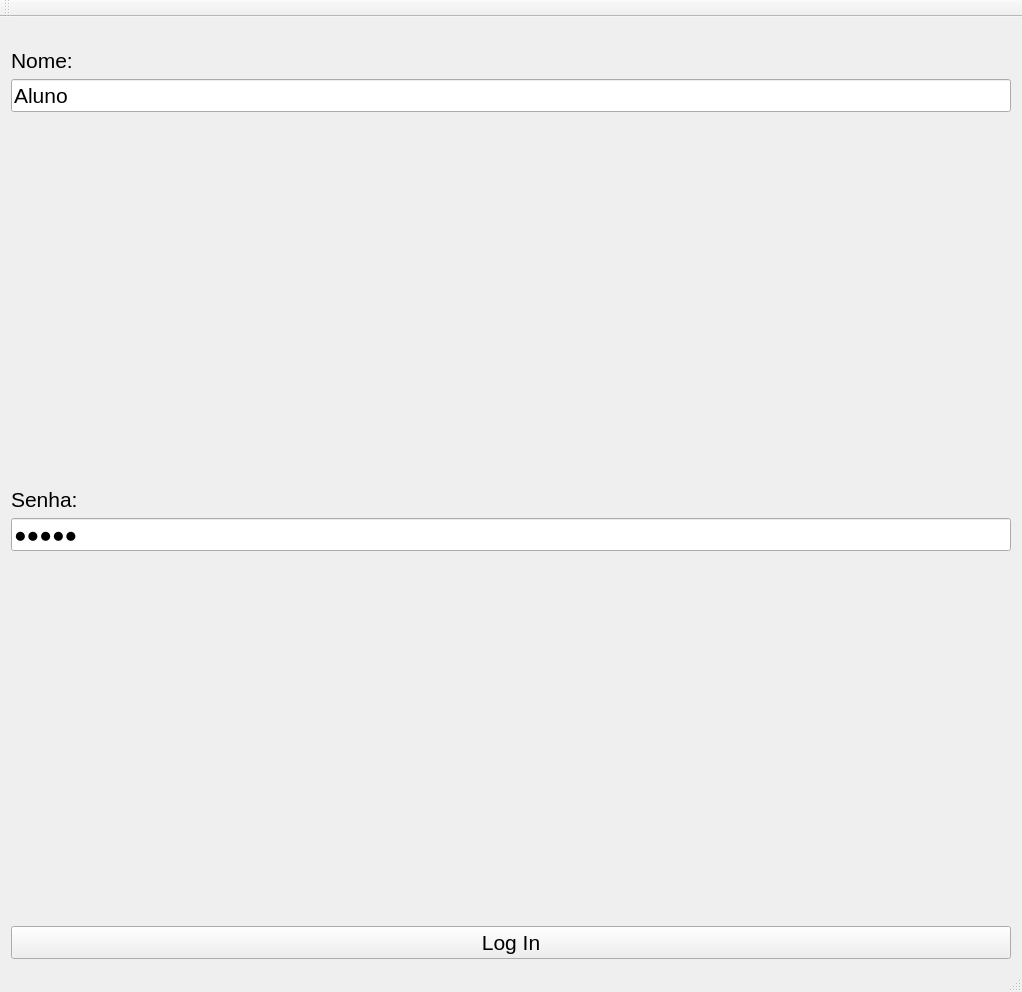
<?xml version="1.0" encoding="UTF-8"?>
<ui version="4.0">
 <class>MainWindow</class>
 <widget class="QMainWindow" name="MainWindow">
  <property name="geometry">
   <rect>
    <x>0</x>
    <y>0</y>
    <width>1022</width>
    <height>992</height>
   </rect>
  </property>
  <property name="windowTitle">
   <string>Login</string>
  </property>
  <widget class="QWidget" name="centralWidget">
   <layout class="QVBoxLayout" name="verticalLayout_2">
    <item>
     <widget class="QLabel" name="imagenLogin">
      <property name="text">
       <string/>
      </property>
      <property name="pixmap">
       <pixmap resource="imagens.qrc">:/Imagens/Imagens/telaLogin.jpg</pixmap>
      </property>
      <property name="scaledContents">
       <bool>true</bool>
      </property>
     </widget>
    </item>
    <item>
     <layout class="QVBoxLayout" name="verticalLayout">
      <item>
       <widget class="QLabel" name="Nome">
        <property name="text">
         <string>&lt;html&gt;&lt;head/&gt;&lt;body&gt;&lt;p&gt;&lt;span style=&quot; font-size:16pt;&quot;&gt;Nome:&lt;/span&gt;&lt;/p&gt;&lt;/body&gt;&lt;/html&gt;</string>
        </property>
       </widget>
      </item>
      <item>
       <widget class="QLineEdit" name="txtNome">
        <property name="font">
         <font>
          <pointsize>16</pointsize>
         </font>
        </property>
        <property name="text">
         <string>Aluno</string>
        </property>
       </widget>
      </item>
      <item>
       <spacer name="verticalSpacer_2">
        <property name="orientation">
         <enum>Qt::Vertical</enum>
        </property>
        <property name="sizeHint" stdset="0">
         <size>
          <width>20</width>
          <height>40</height>
         </size>
        </property>
       </spacer>
      </item>
      <item>
       <widget class="QLabel" name="Senha">
        <property name="text">
         <string>&lt;html&gt;&lt;head/&gt;&lt;body&gt;&lt;p&gt;&lt;span style=&quot; font-size:16pt;&quot;&gt;Senha:&lt;/span&gt;&lt;/p&gt;&lt;/body&gt;&lt;/html&gt;</string>
        </property>
       </widget>
      </item>
      <item>
       <widget class="QLineEdit" name="txtSenha">
        <property name="font">
         <font>
          <pointsize>16</pointsize>
         </font>
        </property>
        <property name="text">
         <string>aluno</string>
        </property>
        <property name="echoMode">
         <enum>QLineEdit::Password</enum>
        </property>
       </widget>
      </item>
      <item>
       <spacer name="verticalSpacer">
        <property name="orientation">
         <enum>Qt::Vertical</enum>
        </property>
        <property name="sizeHint" stdset="0">
         <size>
          <width>20</width>
          <height>40</height>
         </size>
        </property>
       </spacer>
      </item>
      <item>
       <widget class="QPushButton" name="btnLogin">
        <property name="font">
         <font>
          <pointsize>16</pointsize>
         </font>
        </property>
        <property name="text">
         <string>Log In</string>
        </property>
       </widget>
      </item>
     </layout>
    </item>
   </layout>
  </widget>
  <widget class="QMenuBar" name="menuBar">
   <property name="geometry">
    <rect>
     <x>0</x>
     <y>0</y>
     <width>1022</width>
     <height>26</height>
    </rect>
   </property>
  </widget>
  <widget class="QToolBar" name="mainToolBar">
   <attribute name="toolBarArea">
    <enum>TopToolBarArea</enum>
   </attribute>
   <attribute name="toolBarBreak">
    <bool>false</bool>
   </attribute>
  </widget>
  <widget class="QStatusBar" name="statusBar"/>
 </widget>
 <layoutdefault spacing="6" margin="11"/>
 <resources>
  <include location="imagens.qrc"/>
 </resources>
 <connections/>
</ui>
